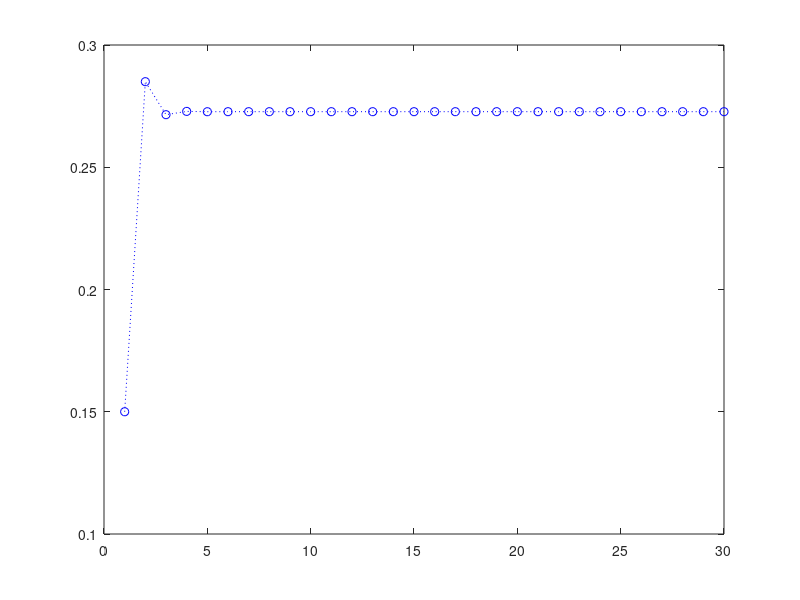

The MATLAB source for this figure:
matriz = [0.2, 0.3; %faltar 
          0.8, 0.7];%nao faltar  podemos apresentar a matriz assim T = [0.7,0.8 ; 0.3,0.2];

vetor1  = [0;    %faltar
          1];   %nao faltar

%%a
v_aula1 = vetor1;
v_aula2 = matriz * v_aula1;
v_aula3 = matriz * v_aula2;
respostaA = v_aula3(2)

%%b
vetor2 = [1;  %faltar
          0];  %nao faltar
v_aula1 = vetor2;
v_aula2 = matriz * v_aula1;
v_aula3 = matriz * v_aula2;
respostaB = v_aula3(2)

%%c
vetor3  = [0;    %faltar
          1];   %nao faltar
v_aulax = matriz^(2*15-1);
v_aula30 = v_aulax *vetor3;
respostaC = v_aula30(2)

%%d
pNaoFaltar = 0.85;
v1 = [1-pNaoFaltar pNaoFaltar]'

prob(1) = v1(1)
for aula = 1:30-1
    v= matriz^(aula) * v1;
    prob(aula+1) = v(1);
end

plot(1:30, prob, ' bo: ')
